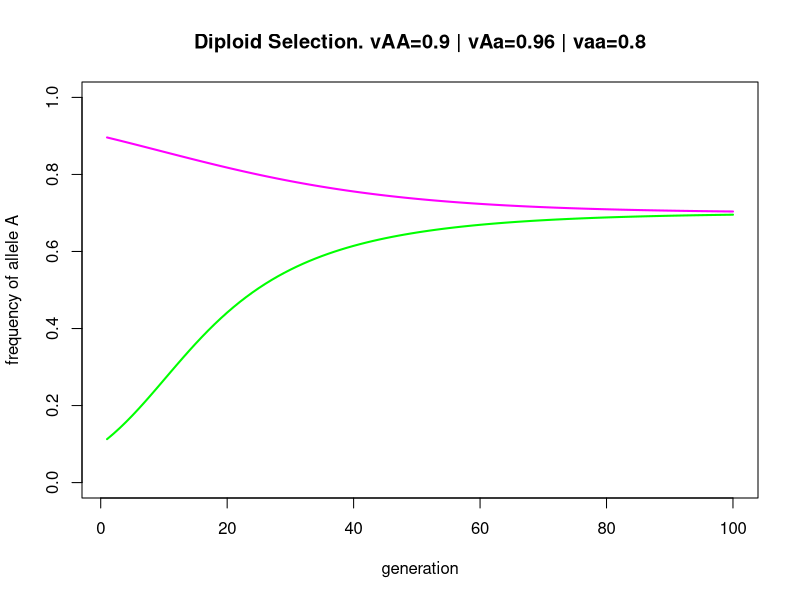

Source code (R):
##Initialize populations and set viabilities or fitness values
fA <- 0.9 #set a starting freqeuncy for allele A
fa <- 1-fA #set a starting freqeuncy for allele a
##viabilities for diploid selection model
vAA <- 0.9
vAa <- 0.96
vaa <- 0.82
gens = 100 # set how many generations we want to simulate

    
##A diploid viability selection function 
#We make this it's own function, and this call this function inside of the 
#next function to make it easier to extend the model later to account for genetic drift
viability.selection <- function(vAA, vAa, vaa, fA){
    fa = 1 - fA
    #all the action happens in this one line:
    fAprime <- ((vAA*fA^2) + (vAa*fA*fa)) / ((vAA*fA^2) + (2*vAa*fA*fa) + (vaa*fa^2))
    return(fAprime)
    }


##Now a function that will do 'gens' numbers of rounds of drift and viability selection
evol.dip.viability <- function(fA, gens, vAA, vAa, vaa){
    freqs <- vector(length=gens)
    for (i in 1:gens){
        fA.prime <- viability.selection(vAA, vAa, vaa, fA)
        freqs[i] <- fA.prime
        fA <- fA.prime
        }
    return(freqs)
    }
    
#call one of the functions we just made and plot the results
#par(mfrow=c(1,2))
genX <- evol.dip.viability(fA,gens,vAA,vAa,vaa)
gen <- seq(1,gens,1)
plot(gen, genX, type='l', col='magenta', lwd=2, xlab='generation', ylab='frequency of allele A', main='Diploid Selection. vAA=0.9 | vAa=0.96 | vaa=0.8', ylim=c(0,1))
fA <- 0.1
fa <- 1-fA
genY <- evol.dip.viability(fA,gens,vAA,vAa,vaa)
lines(gen,genY,col='green', lwd=2)
#plot(gen, genY, type='l', col='green', lwd=2, xlab='generation', ylab='frequency of allele A', main='Diploid Selection. vAA=0.9 | vAa=0.96 | vaa=0.8')
